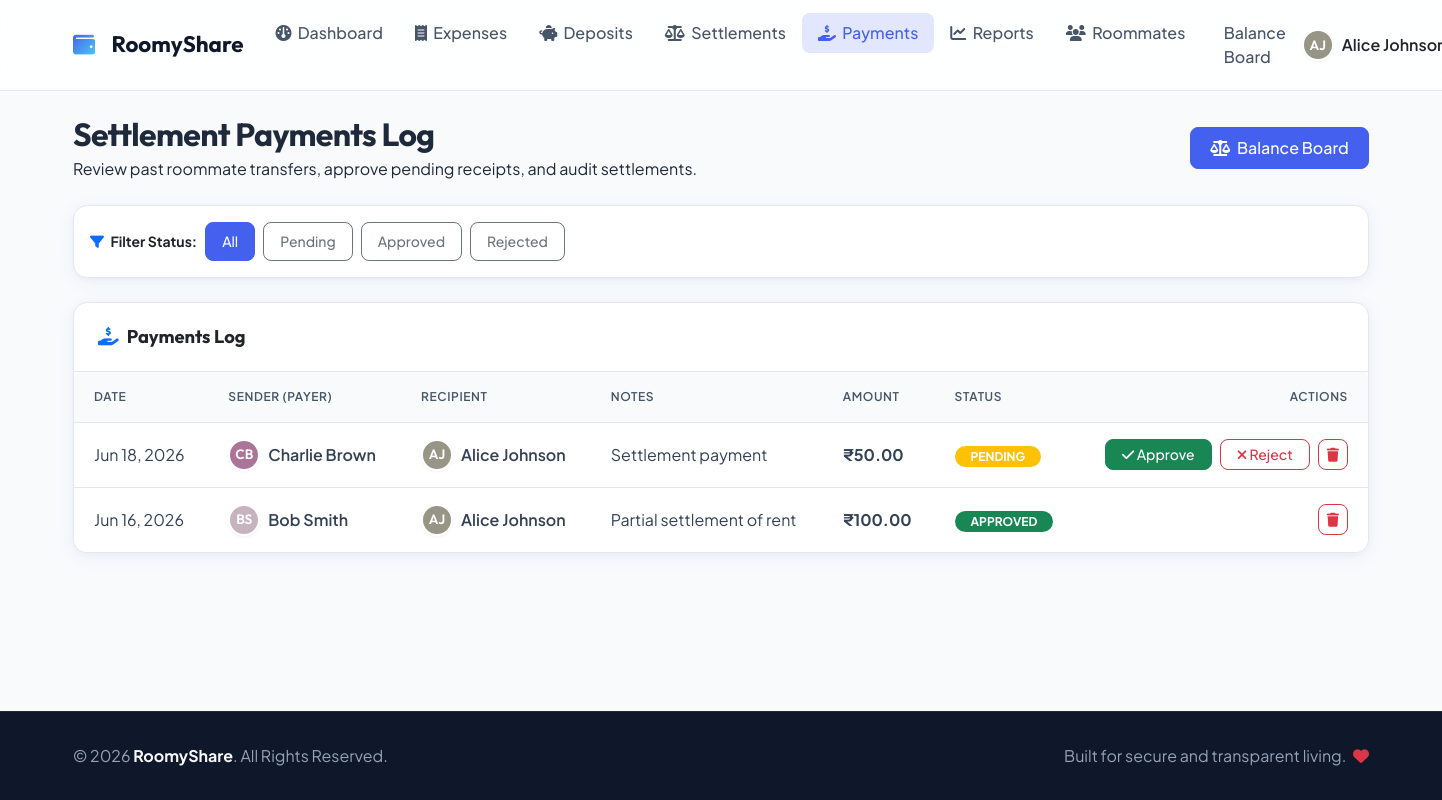
The app's page /payments.php (signed in) with its own data.
### tables this page shows
CREATE TABLE IF NOT EXISTS `payments` (
  `id` INT AUTO_INCREMENT PRIMARY KEY,
  `from_member_id` INT NOT NULL,
  `to_member_id` INT NOT NULL,
  `amount` DECIMAL(10,2) NOT NULL,
  `date` DATE NOT NULL,
  `notes` TEXT DEFAULT NULL,
  `status` ENUM('pending', 'approved', 'rejected') NOT NULL DEFAULT 'pending',
  `created_at` TIMESTAMP DEFAULT CURRENT_TIMESTAMP,
  FOREIGN KEY (`from_member_id`) REFERENCES `members` (`id`) ON DELETE CASCADE,
  FOREIGN KEY (`to_member_id`) REFERENCES `members` (`id`) ON DELETE CASCADE
);

CREATE TABLE IF NOT EXISTS `members` (
  `id` INT AUTO_INCREMENT PRIMARY KEY,
  `name` VARCHAR(100) NOT NULL,
  `email` VARCHAR(100) NOT NULL UNIQUE,
  `phone` VARCHAR(20) DEFAULT NULL,
  `password_hash` VARCHAR(255) NOT NULL,
  `role` ENUM('admin', 'member') NOT NULL DEFAULT 'member',
  `status` ENUM('active', 'inactive') NOT NULL DEFAULT 'active',
  `avatar` VARCHAR(255) DEFAULT NULL,
  `created_at` TIMESTAMP DEFAULT CURRENT_TIMESTAMP
);

### includes/functions.php (called while the page is built, shortened)
<?php
function format_currency($amount) {
    return '₹' . number_format((float)$amount, 2);
}
function get_avatar_initials($name) {
    $words = explode(" ", $name);
    $initials = "";
    $count = 0;
    foreach ($words as $w) {
        if ($count < 2 && !empty($w)) {
            $initials .= strtoupper($w[0]);
            $count++;
        }
    }
    return $initials ?: '?';
}
function get_avatar_bg($name) {
    $hash = md5($name);
    $r = hexdec(substr($hash, 0, 2)) % 100 + 100;
    $g = hexdec(substr($hash, 2, 2)) % 100 + 100;
    $b = hexdec(substr($hash, 4, 2)) % 100 + 100;
    return "rgb($r, $g, $b)";
}

### includes/auth.php (called while the page is built, shortened)
<?php
function is_admin() {
    return (isset($_SESSION['user_role']) && $_SESSION['user_role'] === 'admin');
}
function sanitize($data) {
    if (is_array($data)) {
        foreach ($data as $key => $value) {
            $data[$key] = sanitize($value);
        }
    } else {
        $data = trim($data);
        $data = stripslashes($data);
        $data = htmlspecialchars($data, ENT_QUOTES, 'UTF-8');
    }
    return $data;
}

### payments.php (the view, shortened to what this page needs)
<?php
require_once 'config/database.php';
require_once 'includes/auth.php';
require_once 'includes/functions.php';
$user_id = $_SESSION['user_id'];
$is_admin = is_admin();
$status_filter = $_GET['status'] ?? '';
$where_clause = "";
$payments_list = [];
$sql = "SELECT p.id, p.from_member_id, p.to_member_id, p.amount, p.date, p.notes, p.status, m_from.name AS sender_name, m_to.name AS receiver_name FROM payments p JOIN members m_from ON p.from_member_id = m_from.id JOIN members m_to ON p.to_member_id = m_to.id $where_clause ORDER BY p.date DESC, p.id DESC";
$res = $conn->query($sql);
while ($row = $res->fetch_assoc()) {
    $payments_list[] = $row;
}
require_once 'includes/header.php';
?>
<div class="row mb-4 align-items-center">
    <div class="col-sm-8 mb-3 mb-sm-0">
        <h2 class="fw-bold text-slate-900 mb-1">Settlement Payments Log</h2>
        <p class="text-slate-500 mb-0">Review past roommate transfers, approve pending receipts, and audit settlements.</p>
    </div>
    <div class="col-sm-4 text-sm-end">
        <a href="settlements.php" class="btn btn-primary">
            <i class="fa-solid fa-scale-balanced me-1"></i> Balance Board
        </a>
    </div>
</div>
<div class="card card-custom p-3 mb-4">
    <div class="d-flex gap-2 align-items-center flex-wrap">
        <span class="text-slate-700 small fw-bold"><i class="fa-solid fa-filter text-primary me-1"></i> Filter Status:</span>
        <a href="payments.php" class="btn btn-sm <?php echo $status_filter === '' ? 'btn-primary' : 'btn-outline-secondary'; ?> px-3">All</a>
        <a href="payments.php?status=pending" class="btn btn-sm <?php echo $status_filter === 'pending' ? 'btn-warning text-white' : 'btn-outline-secondary'; ?> px-3">Pending</a>
        <a href="payments.php?status=approved" class="btn btn-sm <?php echo $status_filter === 'approved' ? 'btn-success' : 'btn-outline-secondary'; ?> px-3">Approved</a>
        <a href="payments.php?status=rejected" class="btn btn-sm <?php echo $status_filter === 'rejected' ? 'btn-danger' : 'btn-outline-secondary'; ?> px-3">Rejected</a>
    </div>
</div>
<div class="card card-custom p-0">
    <div class="card-header-custom">
        <span class="fw-bold"><i class="fa-solid fa-hand-holding-dollar text-primary me-2"></i>Payments Log</span>
    </div>
    <div class="card-body p-0">
        <?php if (empty($payments_list)): ?>
            <div class="text-center py-5">
                <span class="text-slate-400"><i class="fa-solid fa-hand-holding-dollar d-block fs-1 mb-2"></i>No payments registered matching criteria.</span>
            </div>
        <?php else: ?>
            <div class="table-responsive table-responsive-custom border-0">
                <table class="table table-custom">
                    <thead>
                        <tr>
                            <th>Date</th>
                            <th>Sender (Payer)</th>
                            <th>Recipient</th>
                            <th>Notes</th>
                            <th>Amount</th>
                            <th>Status</th>
                            <th class="text-end">Actions</th>
                        </tr>
                    </thead>
                    <tbody>
                        <?php foreach ($payments_list as $pay): ?>
                            <?php
                            $status = $pay['status'];
                            $badge_class = 'bg-secondary';
                            if ($status === 'pending') $badge_class = 'bg-warning text-white';
                            elseif ($status === 'approved') $badge_class = 'bg-success';
                            elseif ($status === 'rejected') $badge_class = 'bg-danger';
                            $can_approve = ($status === 'pending' && ($is_admin || (int)$pay['to_member_id'] === $user_id));
                            ?>
                            <tr>
                                <td><?php echo date("M d, Y", strtotime($pay['date'])); ?></td>
                                <td>
                                    <div class="d-flex align-items-center">
                                        <div class="avatar-circle avatar-sm me-2" style="background-color: <?php echo get_avatar_bg($pay['sender_name']); ?>;">
                                            <?php echo get_avatar_initials($pay['sender_name']); ?>
                                        </div>
                                        <span class="fw-semibold text-slate-800"><?php echo sanitize($pay['sender_name']); ?></span>
                                    </div>
                                </td>
                                <td>
                                    <div class="d-flex align-items-center">
                                        <div class="avatar-circle avatar-sm me-2" style="background-color: <?php echo get_avatar_bg($pay['receiver_name']); ?>;">
                                            <?php echo get_avatar_initials($pay['receiver_name']); ?>
                                        </div>
                                        <span class="fw-semibold text-slate-800"><?php echo sanitize($pay['receiver_name']); ?></span>
                                    </div>
                                </td>
                                <td><?php echo !empty($pay['notes']) ? sanitize($pay['notes']) : '<span class="text-slate-400 small">N/A</span>'; ?></td>
                                <td class="fw-bold text-slate-900 fs-6"><?php echo format_currency($pay['amount']); ?></td>
                                <td>
                                    <span class="badge rounded-pill <?php echo $badge_class; ?> px-3 py-1.5">
                                        <?php echo strtoupper($status); ?>
                                    </span>
                                </td>
                                <td class="text-end">
                                    <div class="d-inline-flex gap-2">
                                        <?php if ($can_approve): ?>
                                            <a href="payments.php?action=approve&id=<?php echo $pay['id']; ?>" class="btn btn-sm btn-success px-3 py-1" title="Approve Payment">
                                                <i class="fa-solid fa-check me-0.5"></i> Approve
                                            </a>
                                            <a href="payments.php?action=reject&id=<?php echo $pay['id']; ?>" class="btn btn-sm btn-outline-danger px-3 py-1" title="Reject Payment" onclick="return confirm('Are you sure you want to REJECT this payment record?')">
                                                <i class="fa-solid fa-xmark me-0.5"></i> Reject
                                            </a>
                                        <?php endif; ?>
                                        <?php if ($is_admin): ?>
                                            <a href="payments.php?delete=<?php echo $pay['id']; ?>" class="btn btn-sm btn-outline-danger py-1 px-2" title="Delete Log" onclick="return confirmDelete('Are you sure you want to delete this payment record? This deletes the history permanently.')">
                                                <i class="fa-solid fa-trash"></i>
                                            </a>
                                        <?php endif; ?>
                                    </div>
                                </td>
                            </tr>
                        <?php endforeach; ?>
                    </tbody>
                </table>
            </div>
        <?php endif; ?>
    </div>
</div>
<?php
require_once 'includes/footer.php';
?>

### assets/css/style.css (style rules this page uses)
:root { --font-heading: 'Outfit', sans-serif; --font-body: 'Plus Jakarta Sans', sans-serif; --primary: #4361ee; --primary-glow: rgba(67, 97, 238, 0.15); --secondary: #3f37c9; --accent: #4cc9f0; --success: #10b981; --success-glow: rgba(16, 185, 129, 0.15); --warning: #f59e0b; --warning-glow: rgba(245, 158, 11, 0.15); --danger: #ef4444; --danger-glow: rgba(239, 68, 68, 0.15); --info: #0ea5e9; --info-glow: rgba(14, 165, 233, 0.15); --slate-50: #f8fafc; --slate-100: #f1f5f9; --slate-200: #e2e8f0; --slate-300: #cbd5e1; --slate-400: #94a3b8; --slate-500: #64748b; --slate-600: #475569; --slate-700: #334155; --slate-800: #1e293b; --slate-900: #0f172a; --bg-app: #f8fafc; --bg-card: #ffffff; --border-color: #e2e8f0; --text-main: #1e293b; --text-muted: #64748b; --radius-sm: 8px; --radius-md: 14px; --radius-lg: 20px; --shadow-sm: 0 1px 3px 0 rgba(0, 0, 0, 0.05); --shadow-md: 0 4px 20px -2px rgba(67, 97, 238, 0.08), 0 2px 8px -1px rgba(0, 0, 0, 0.04); --shadow-lg: 0 10px 30px -5px rgba(67, 97, 238, 0.12), 0 4px 12px -2px rgba(0, 0, 0, 0.06); --transition: all 0.3s cubic-bezier(0.4, 0, 0.2, 1); }
body { font-family: var(--font-body); background-color: var(--bg-app); color: var(--text-main); min-height: 100vh; display: flex; flex-direction: column; overflow-x: hidden; }
h1, h2, h3, h4, h5, h6 { font-family: var(--font-heading); font-weight: 600; letter-spacing: -0.02em; }
.card-custom { background-color: var(--bg-card); border: 1px solid var(--border-color); border-radius: var(--radius-md); box-shadow: var(--shadow-md); transition: var(--transition); overflow: hidden; }
.card-header-custom { background-color: transparent; border-bottom: 1px solid var(--border-color); padding: 1.25rem 1.5rem; font-weight: 600; font-family: var(--font-heading); font-size: 1.15rem; display: flex; justify-content: space-between; align-items: center; }
.avatar-circle { width: 42px; height: 42px; border-radius: 50%; display: flex; align-items: center; justify-content: center; font-weight: 600; font-family: var(--font-heading); color: #ffffff; box-shadow: var(--shadow-sm); border: 2px solid #ffffff; object-fit: cover; }
.avatar-sm { width: 32px; height: 32px; font-size: 0.85rem; }
.btn { border-radius: var(--radius-sm); font-weight: 500; transition: var(--transition); padding: 0.5rem 1.2rem; }
.btn-primary { background-color: var(--primary); border-color: var(--primary); }
.table-responsive-custom { border-radius: var(--radius-sm); overflow: hidden; border: 1px solid var(--border-color); }
.table-custom { margin-bottom: 0; }
.table-custom th { background-color: var(--slate-50); color: var(--slate-600); font-weight: 600; text-transform: uppercase; font-size: 0.75rem; letter-spacing: 0.05em; padding: 1rem 1.25rem; border-bottom: 1px solid var(--border-color); }
.table-custom td { padding: 1rem 1.25rem; vertical-align: middle; border-bottom: 1px solid var(--border-color); color: var(--slate-700); }
.table-custom tr:last-child td { border-bottom: none; }
.table-custom tbody tr { transition: var(--transition); }

### records on screen
payments: date "Jun 18, 2026", from_member.name "CB", from_member.name "Charlie Brown", to_member.name "AJ", to_member.name "Alice Johnson", notes "Settlement payment", amount "₹50.00", status "PENDING"
payments: date "Jun 16, 2026", from_member.name "BS", from_member.name "Bob Smith", to_member.name "AJ", to_member.name "Alice Johnson", notes "Partial settlement of rent", amount "₹100.00", status "APPROVED"

### other values on screen
get_avatar_initials($_SESSION['user_name']) "AJ"
$_SESSION['user_name'] "Alice…"
